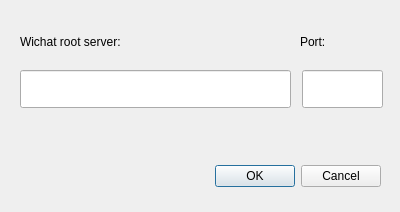
<?xml version="1.0" encoding="UTF-8"?>
<ui version="4.0">
 <class>ServerConfigDialog</class>
 <widget class="QDialog" name="ServerConfigDialog">
  <property name="geometry">
   <rect>
    <x>0</x>
    <y>0</y>
    <width>400</width>
    <height>212</height>
   </rect>
  </property>
  <property name="windowTitle">
   <string>Dialog</string>
  </property>
  <widget class="QDialogButtonBox" name="buttonBox">
   <property name="geometry">
    <rect>
     <x>40</x>
     <y>160</y>
     <width>341</width>
     <height>32</height>
    </rect>
   </property>
   <property name="orientation">
    <enum>Qt::Horizontal</enum>
   </property>
   <property name="standardButtons">
    <set>QDialogButtonBox::Cancel|QDialogButtonBox::Ok</set>
   </property>
  </widget>
  <widget class="QLabel" name="label">
   <property name="geometry">
    <rect>
     <x>20</x>
     <y>30</y>
     <width>231</width>
     <height>24</height>
    </rect>
   </property>
   <property name="text">
    <string>Wichat root server:</string>
   </property>
  </widget>
  <widget class="QLineEdit" name="textRootServer">
   <property name="geometry">
    <rect>
     <x>20</x>
     <y>70</y>
     <width>271</width>
     <height>38</height>
    </rect>
   </property>
  </widget>
  <widget class="QLineEdit" name="textRootPort">
   <property name="geometry">
    <rect>
     <x>302</x>
     <y>70</y>
     <width>81</width>
     <height>38</height>
    </rect>
   </property>
  </widget>
  <widget class="QLabel" name="label_2">
   <property name="geometry">
    <rect>
     <x>300</x>
     <y>30</y>
     <width>81</width>
     <height>24</height>
    </rect>
   </property>
   <property name="text">
    <string>Port:</string>
   </property>
  </widget>
 </widget>
 <resources/>
 <connections>
  <connection>
   <sender>buttonBox</sender>
   <signal>accepted()</signal>
   <receiver>ServerConfigDialog</receiver>
   <slot>accept()</slot>
   <hints>
    <hint type="sourcelabel">
     <x>248</x>
     <y>254</y>
    </hint>
    <hint type="destinationlabel">
     <x>157</x>
     <y>274</y>
    </hint>
   </hints>
  </connection>
  <connection>
   <sender>buttonBox</sender>
   <signal>rejected()</signal>
   <receiver>ServerConfigDialog</receiver>
   <slot>reject()</slot>
   <hints>
    <hint type="sourcelabel">
     <x>316</x>
     <y>260</y>
    </hint>
    <hint type="destinationlabel">
     <x>286</x>
     <y>274</y>
    </hint>
   </hints>
  </connection>
 </connections>
</ui>
